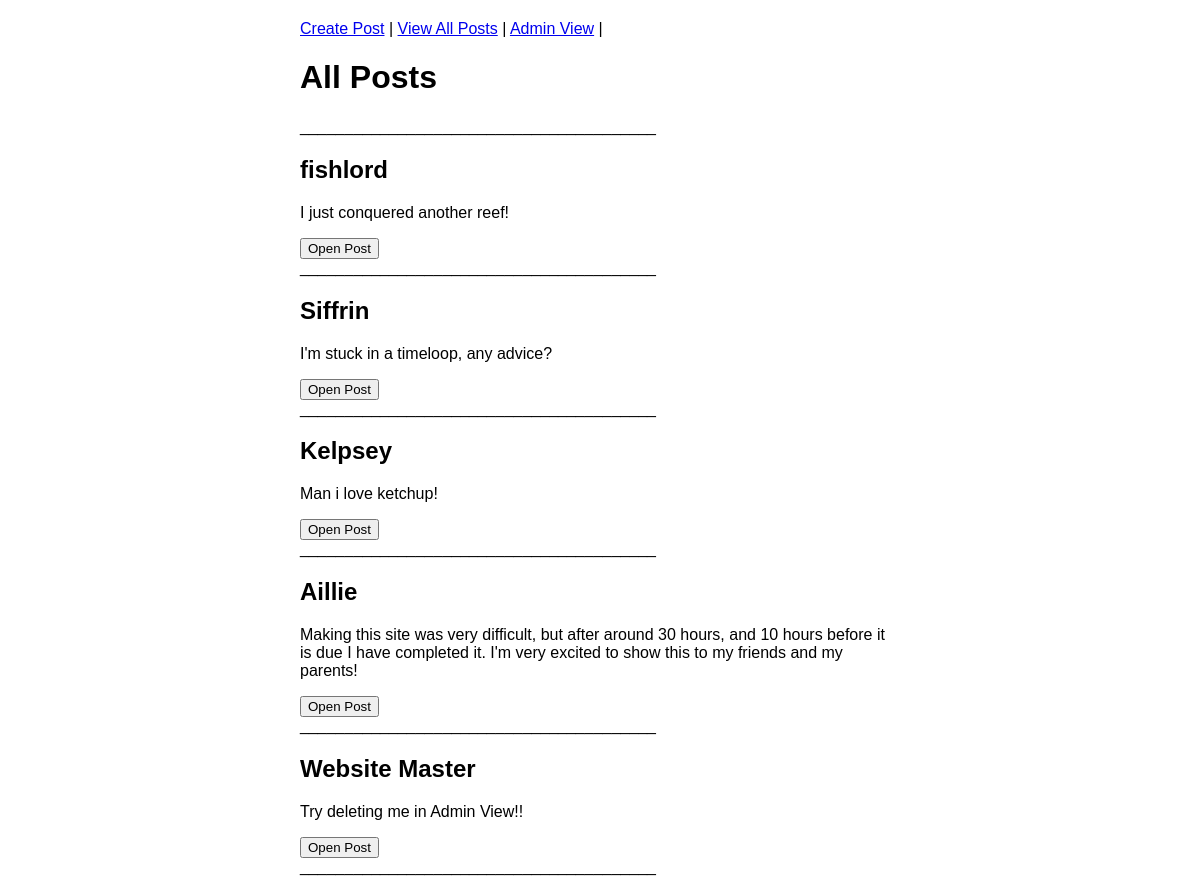
The page /posts on the database its author committed.
### app.py (models this page shows)
class Profile(db.Model):
    id = db.Column(db.Integer,primary_key=True)
    username = db.Column(db.String(25),nullable=False)
    email = db.Column(db.String(100),nullable=False)
    post = db.Column(db.String(200),nullable=False)
    created_at = db.Column(db.DateTime, default=datetime.now(timezone.utc))
    comments = db.relationship('Comments', backref='profile', lazy=True)

### app.py (the view)
@app.route('/posts', methods=['GET', 'POST'])
def view_all_posts():
    profiles = Profile.query.all()
    return render_template('viewAllPosts.html', profiles=profiles)

### templates/viewAllPosts.html (shortened to what this page needs)
{% extends "base.html" %}  {% block content%}
<h1>All Posts</h1>
<div>________________________________________</div>
{% for profile in profiles %}
<body>
    <h2>{{ profile.username }}</h2>
    <p>{{ profile.post }}</p>
    <div>
        <form method="POST" action="{{url_for('view_post', profileID=profile.id)}}">
          <button type="submit">Open Post</button>
        </form>
      </div>
      <div>________________________________________</div>
</body>
{% endfor %}
{%endblock%}

### static/style.css (style rules this page uses)
body { font-family: Arial, sans-serif; max-width: 600px; margin: 0 auto; padding: 20px; }

### rows shown on the page
Profile: username "fishlord", post "I just conquered another reef!"
Profile: username "Siffrin", post "I'm stuck in a timeloop, any advice?"
Profile: username "Kelpsey", post "Man i love ketchup!"
Profile: username "Aillie", post "Making this site was very difficult, but after around 30 hours, and 10 hours before it is due I have completed it. I'm very excited to show this to my friends and my parents!"
Profile: username "Website Master", post "Try deleting me in Admin View!!"
